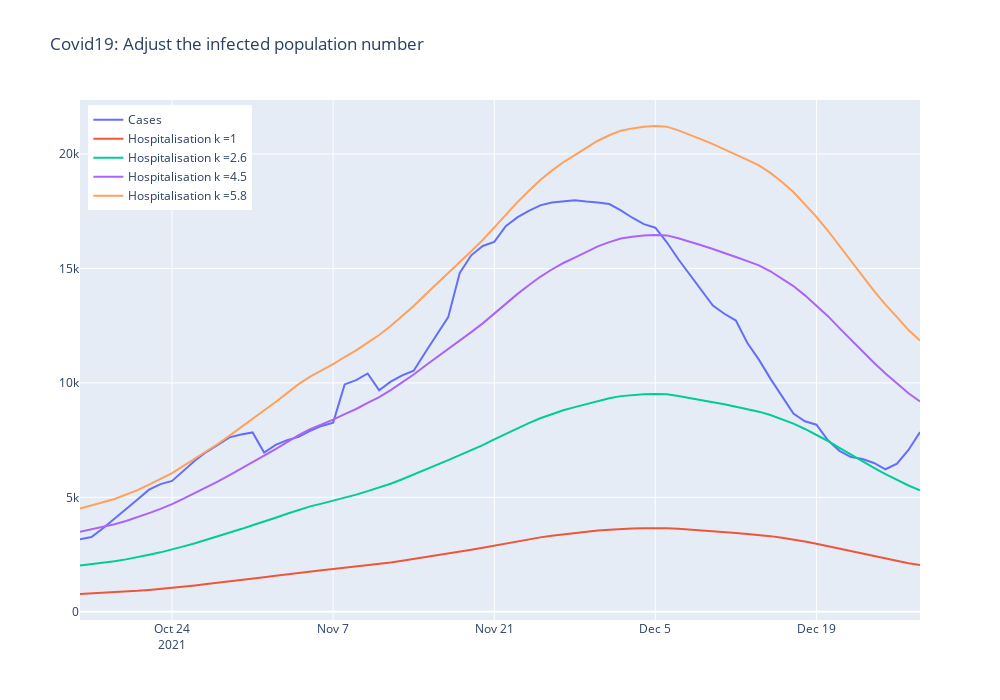

The notebook cell saved with this chart:
### Code cell
fig1 = go.Figure()
fig1.add_trace(go.Scatter(x=defsum_case_t0_t1_k.index, y=defsum_case_t0_t1_k["CASES"], name="Cases"))
fig1.add_trace(go.Scatter(x=defsum_hosp_t0_t1_k.index, y=defsum_hosp_t0_t1_k["TOTAL_IN"], name="Hospitalisation k =1"))
fig1.add_trace(go.Scatter(x=defsum_hosp_t0_t1_k.index, y=defsum_hosp_t0_t1_k["TOTAL_IN"]*2.6, name="Hospitalisation k =2.6"))
fig1.add_trace(go.Scatter(x=defsum_hosp_t0_t1_k.index, y=defsum_hosp_t0_t1_k["TOTAL_IN"]*4.5, name="Hospitalisation k =4.5"))
fig1.add_trace(go.Scatter(x=defsum_hosp_t0_t1_k.index, y=defsum_hosp_t0_t1_k["TOTAL_IN"]*5.8, name="Hospitalisation k =5.8"))
fig1.update_layout(legend=dict(
    yanchor="top",
    y=0.99,
    xanchor="left",
    x=0.01
))
fig1.write_html("figures/adjusted_infected.html")
fig1.update_layout(title_text="Covid19: Adjust the infected population number", height=700, width=1000)
fig1.write_image("figures/adjusted_data.jpeg")
fig1.show()
